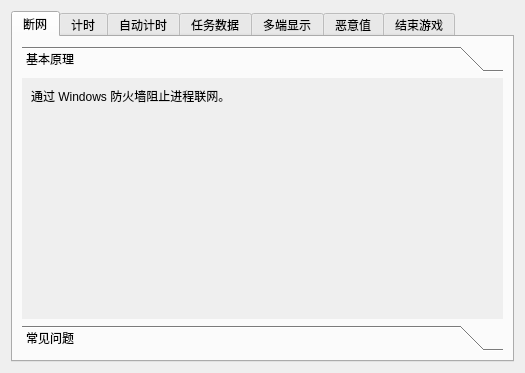
<?xml version="1.0" encoding="UTF-8"?>
<ui version="4.0">
 <class>DescriptionDialog</class>
 <widget class="QDialog" name="DescriptionDialog">
  <property name="geometry">
   <rect>
    <x>0</x>
    <y>0</y>
    <width>525</width>
    <height>373</height>
   </rect>
  </property>
  <property name="windowTitle">
   <string>工具说明</string>
  </property>
  <property name="windowIcon">
   <iconset resource="resource.qrc">
    <normaloff>:/image/ic_help.ico</normaloff>:/image/ic_help.ico</iconset>
  </property>
  <layout class="QVBoxLayout" name="verticalLayout">
   <item>
    <widget class="QTabWidget" name="tabWidget">
     <property name="currentIndex">
      <number>0</number>
     </property>
     <widget class="QWidget" name="tabFirewall">
      <attribute name="title">
       <string>断网</string>
      </attribute>
      <layout class="QVBoxLayout" name="_2">
       <item>
        <widget class="QToolBox" name="toolBox">
         <widget class="QWidget" name="page">
          <property name="geometry">
           <rect>
            <x>0</x>
            <y>0</y>
            <width>485</width>
            <height>250</height>
           </rect>
          </property>
          <attribute name="label">
           <string>基本原理</string>
          </attribute>
          <layout class="QVBoxLayout" name="verticalLayout_6">
           <item>
            <widget class="QLabel" name="label_2">
             <property name="text">
              <string>通过 Windows 防火墙阻止进程联网。</string>
             </property>
             <property name="wordWrap">
              <bool>true</bool>
             </property>
            </widget>
           </item>
           <item>
            <spacer name="verticalSpacer">
             <property name="orientation">
              <enum>Qt::Vertical</enum>
             </property>
             <property name="sizeHint" stdset="0">
              <size>
               <width>20</width>
               <height>40</height>
              </size>
             </property>
            </spacer>
           </item>
          </layout>
         </widget>
         <widget class="QWidget" name="page_2">
          <property name="geometry">
           <rect>
            <x>0</x>
            <y>0</y>
            <width>485</width>
            <height>250</height>
           </rect>
          </property>
          <attribute name="label">
           <string>常见问题</string>
          </attribute>
          <layout class="QVBoxLayout" name="verticalLayout_4">
           <item>
            <widget class="QLabel" name="label">
             <property name="text">
              <string>1. 启动/停止热键能否相同？
答：可以相同。

2. 使用加速器的情况下如何设置防火墙断网范围？
答：请见“设置-断网”页面下方说明。

3. 防火墙启动后，发生了电脑死机/工具闪退/工具被强制杀死等情况，发现无法联网怎么办？
答：手动打开 Windows 防火墙页面，删除所有名称为“AutoFirewall”的规则。</string>
             </property>
             <property name="wordWrap">
              <bool>true</bool>
             </property>
            </widget>
           </item>
           <item>
            <spacer name="verticalSpacer_5">
             <property name="orientation">
              <enum>Qt::Vertical</enum>
             </property>
             <property name="sizeHint" stdset="0">
              <size>
               <width>20</width>
               <height>40</height>
              </size>
             </property>
            </spacer>
           </item>
          </layout>
         </widget>
        </widget>
       </item>
      </layout>
     </widget>
     <widget class="QWidget" name="tabTimer">
      <attribute name="title">
       <string>计时</string>
      </attribute>
      <layout class="QVBoxLayout" name="_4">
       <item>
        <widget class="QToolBox" name="toolBox_3">
         <widget class="QWidget" name="page_6">
          <property name="geometry">
           <rect>
            <x>0</x>
            <y>0</y>
            <width>485</width>
            <height>221</height>
           </rect>
          </property>
          <attribute name="label">
           <string>计时基本原理</string>
          </attribute>
          <layout class="QVBoxLayout" name="verticalLayout_11">
           <item>
            <widget class="QLabel" name="label_6">
             <property name="text">
              <string>启动时记录当前时间，每隔一个“刷新间隔”便会计算当前时间与开始时间的差值，差值即为计时时间。</string>
             </property>
             <property name="wordWrap">
              <bool>true</bool>
             </property>
            </widget>
           </item>
           <item>
            <spacer name="verticalSpacer_9">
             <property name="orientation">
              <enum>Qt::Vertical</enum>
             </property>
             <property name="sizeHint" stdset="0">
              <size>
               <width>20</width>
               <height>40</height>
              </size>
             </property>
            </spacer>
           </item>
          </layout>
         </widget>
         <widget class="QWidget" name="page_7">
          <property name="geometry">
           <rect>
            <x>0</x>
            <y>0</y>
            <width>98</width>
            <height>199</height>
           </rect>
          </property>
          <attribute name="label">
           <string>停止归零策略基本原理</string>
          </attribute>
          <layout class="QVBoxLayout" name="verticalLayout_12">
           <item>
            <widget class="QLabel" name="label_10">
             <property name="text">
              <string>使用状态机实现，状态机维护了当前计时器的状态。指定不同的停止归零策略代表连通/断开状态机的部分有向边。</string>
             </property>
             <property name="wordWrap">
              <bool>true</bool>
             </property>
            </widget>
           </item>
           <item>
            <spacer name="verticalSpacer_8">
             <property name="orientation">
              <enum>Qt::Vertical</enum>
             </property>
             <property name="sizeHint" stdset="0">
              <size>
               <width>20</width>
               <height>40</height>
              </size>
             </property>
            </spacer>
           </item>
          </layout>
         </widget>
         <widget class="QWidget" name="page_8">
          <property name="geometry">
           <rect>
            <x>0</x>
            <y>0</y>
            <width>98</width>
            <height>289</height>
           </rect>
          </property>
          <attribute name="label">
           <string>常见问题</string>
          </attribute>
          <layout class="QVBoxLayout" name="verticalLayout_13">
           <item>
            <widget class="QLabel" name="label_7">
             <property name="text">
              <string>1. 启动/停止计时的热键能否相同？
答：可以。

2. 为什么启动/停止计时的热键可以相同，而暂停/恢复的热键不能与前两者相同？
答：若相同，则不能表示想要完成的动作。</string>
             </property>
             <property name="wordWrap">
              <bool>true</bool>
             </property>
            </widget>
           </item>
           <item>
            <spacer name="verticalSpacer_3">
             <property name="orientation">
              <enum>Qt::Vertical</enum>
             </property>
             <property name="sizeHint" stdset="0">
              <size>
               <width>20</width>
               <height>40</height>
              </size>
             </property>
            </spacer>
           </item>
          </layout>
         </widget>
        </widget>
       </item>
      </layout>
     </widget>
     <widget class="QWidget" name="tab">
      <attribute name="title">
       <string>自动计时</string>
      </attribute>
      <layout class="QVBoxLayout" name="verticalLayout_2">
       <item>
        <widget class="QToolBox" name="toolBox_5">
         <property name="currentIndex">
          <number>0</number>
         </property>
         <widget class="QWidget" name="page_11">
          <property name="geometry">
           <rect>
            <x>0</x>
            <y>0</y>
            <width>485</width>
            <height>221</height>
           </rect>
          </property>
          <attribute name="label">
           <string>基本原理</string>
          </attribute>
          <layout class="QVBoxLayout" name="verticalLayout_7">
           <item>
            <widget class="QLabel" name="label_11">
             <property name="text">
              <string>在任务中，游戏只会记录开始时间和结束时间，因此自动计时功能在检测到任务开始后实时显示秒数是工具自行实现的，游戏内并没有实时的时间。

为了减小误差，当游戏中暂停计时时，工具会读取游戏的内存，使用游戏内的时间来校正工具自动计时的时间。</string>
             </property>
             <property name="wordWrap">
              <bool>true</bool>
             </property>
            </widget>
           </item>
           <item>
            <spacer name="verticalSpacer_11">
             <property name="orientation">
              <enum>Qt::Vertical</enum>
             </property>
             <property name="sizeHint" stdset="0">
              <size>
               <width>20</width>
               <height>40</height>
              </size>
             </property>
            </spacer>
           </item>
          </layout>
         </widget>
         <widget class="QWidget" name="page_16">
          <property name="geometry">
           <rect>
            <x>0</x>
            <y>0</y>
            <width>98</width>
            <height>323</height>
           </rect>
          </property>
          <attribute name="label">
           <string>注意事项</string>
          </attribute>
          <layout class="QVBoxLayout" name="verticalLayout_19">
           <item>
            <widget class="QLabel" name="label_16">
             <property name="text">
              <string>由于每次大更新后，GTA5 进程的内存布局可能会发生变化，因此在大更新后，此功能可能会失效，请及时更新最新版本。</string>
             </property>
             <property name="wordWrap">
              <bool>true</bool>
             </property>
            </widget>
           </item>
           <item>
            <spacer name="verticalSpacer_16">
             <property name="orientation">
              <enum>Qt::Vertical</enum>
             </property>
             <property name="sizeHint" stdset="0">
              <size>
               <width>20</width>
               <height>164</height>
              </size>
             </property>
            </spacer>
           </item>
          </layout>
         </widget>
         <widget class="QWidget" name="page_12">
          <property name="geometry">
           <rect>
            <x>0</x>
            <y>0</y>
            <width>98</width>
            <height>544</height>
           </rect>
          </property>
          <attribute name="label">
           <string>常见问题</string>
          </attribute>
          <layout class="QVBoxLayout" name="verticalLayout_14">
           <item>
            <widget class="QLabel" name="label_12">
             <property name="text">
              <string>1. 为什么一定要在任务开始前计时呢？
答：由于游戏是从 R 星服务器获取的当前时间，而经过测试发现，R 星服务器的时间与标准的 UTC+3 时间差了大约一分半，因此工具没有办法获取到带有相同误差的当前时间。此外，由于自动计时实现复杂，实现此功能工作量大，因此只能在任务开始时计时。

2. 是否要在每次任务结束后重启自动计时呢？
答：不需要。它会自动识别下一个任务的时间。</string>
             </property>
             <property name="wordWrap">
              <bool>true</bool>
             </property>
            </widget>
           </item>
           <item>
            <spacer name="verticalSpacer_12">
             <property name="orientation">
              <enum>Qt::Vertical</enum>
             </property>
             <property name="sizeHint" stdset="0">
              <size>
               <width>20</width>
               <height>40</height>
              </size>
             </property>
            </spacer>
           </item>
          </layout>
         </widget>
        </widget>
       </item>
      </layout>
     </widget>
     <widget class="QWidget" name="tabHeadshot">
      <attribute name="title">
       <string>任务数据</string>
      </attribute>
      <layout class="QVBoxLayout" name="_3">
       <item>
        <widget class="QToolBox" name="toolBox_2">
         <widget class="QWidget" name="page_3">
          <property name="geometry">
           <rect>
            <x>0</x>
            <y>0</y>
            <width>485</width>
            <height>221</height>
           </rect>
          </property>
          <attribute name="label">
           <string>基本原理</string>
          </attribute>
          <layout class="QVBoxLayout" name="verticalLayout_8">
           <item>
            <widget class="QLabel" name="label_3">
             <property name="text">
              <string>GTA5 进程内存储了任务中的部分数据，因此只需读取 GTA5 进程的内存即可得到相关数据。

由于不同任务达成精英的条件不同，因此工具可以根据当前的任务来选择显示的数据。</string>
             </property>
             <property name="wordWrap">
              <bool>true</bool>
             </property>
            </widget>
           </item>
           <item>
            <spacer name="verticalSpacer_7">
             <property name="orientation">
              <enum>Qt::Vertical</enum>
             </property>
             <property name="sizeHint" stdset="0">
              <size>
               <width>20</width>
               <height>40</height>
              </size>
             </property>
            </spacer>
           </item>
          </layout>
         </widget>
         <widget class="QWidget" name="page_4">
          <property name="geometry">
           <rect>
            <x>0</x>
            <y>0</y>
            <width>98</width>
            <height>199</height>
           </rect>
          </property>
          <attribute name="label">
           <string>注意事项</string>
          </attribute>
          <layout class="QVBoxLayout" name="verticalLayout_9">
           <item>
            <widget class="QLabel" name="label_4">
             <property name="text">
              <string>由于每次大更新后，GTA5 进程的内存布局可能会发生变化，因此在大更新后，此功能可能会失效，请及时更新最新版本。</string>
             </property>
             <property name="wordWrap">
              <bool>true</bool>
             </property>
            </widget>
           </item>
           <item>
            <spacer name="verticalSpacer_6">
             <property name="orientation">
              <enum>Qt::Vertical</enum>
             </property>
             <property name="sizeHint" stdset="0">
              <size>
               <width>20</width>
               <height>40</height>
              </size>
             </property>
            </spacer>
           </item>
          </layout>
         </widget>
         <widget class="QWidget" name="page_5">
          <property name="geometry">
           <rect>
            <x>0</x>
            <y>0</y>
            <width>98</width>
            <height>514</height>
           </rect>
          </property>
          <attribute name="label">
           <string>常见问题</string>
          </attribute>
          <layout class="QVBoxLayout" name="verticalLayout_10">
           <item>
            <widget class="QLabel" name="label_5">
             <property name="text">
              <string>1. 每次结束任务后是否需要重启数据监视？
答：不需要。数据监视功能每隔一个“刷新间隔”便会去读取内存的数据，当重新开始任务后，会自动显示最新数据。

2. 为什么在某些情况下数据会出现奇怪的值？
答：一般这种情况发生在任务还没正式开始前或者是正式结束后，在这时，原来存放数据的那部分内存空间会被存放其他数据，因此，显示的数据没有意义。</string>
             </property>
             <property name="wordWrap">
              <bool>true</bool>
             </property>
            </widget>
           </item>
           <item>
            <spacer name="verticalSpacer_2">
             <property name="orientation">
              <enum>Qt::Vertical</enum>
             </property>
             <property name="sizeHint" stdset="0">
              <size>
               <width>20</width>
               <height>40</height>
              </size>
             </property>
            </spacer>
           </item>
          </layout>
         </widget>
        </widget>
       </item>
      </layout>
     </widget>
     <widget class="QWidget" name="tabServer">
      <attribute name="title">
       <string>多端显示</string>
      </attribute>
      <layout class="QVBoxLayout" name="_5">
       <item>
        <widget class="QToolBox" name="toolBox_4">
         <widget class="QWidget" name="page_9">
          <property name="geometry">
           <rect>
            <x>0</x>
            <y>0</y>
            <width>485</width>
            <height>250</height>
           </rect>
          </property>
          <attribute name="label">
           <string>基本原理</string>
          </attribute>
          <layout class="QVBoxLayout" name="verticalLayout_3">
           <item>
            <widget class="QLabel" name="label_8">
             <property name="text">
              <string>在本机启动了一个 HTTP 服务器，通过 WebSocket 实时向其他终端传输最新数据。您可以通过浏览器或其他方式来显示数据。</string>
             </property>
             <property name="wordWrap">
              <bool>true</bool>
             </property>
            </widget>
           </item>
           <item>
            <spacer name="verticalSpacer_10">
             <property name="orientation">
              <enum>Qt::Vertical</enum>
             </property>
             <property name="sizeHint" stdset="0">
              <size>
               <width>20</width>
               <height>40</height>
              </size>
             </property>
            </spacer>
           </item>
          </layout>
         </widget>
         <widget class="QWidget" name="page_10">
          <property name="geometry">
           <rect>
            <x>0</x>
            <y>0</y>
            <width>98</width>
            <height>730</height>
           </rect>
          </property>
          <attribute name="label">
           <string>常见问题</string>
          </attribute>
          <layout class="QVBoxLayout" name="verticalLayout_5">
           <item>
            <widget class="QLabel" name="label_9">
             <property name="text">
              <string>1. 队友能否不开启本软件，通过网络直接访问本机（本工具）数据？
答：理论上可以，但不推荐。若您的计算机处于内网环境，您可以在路由器上配置端口映射，让队友使用公网 IP 和设定的端口访问本机。但不建议这样做，因为网络传输有一定的延迟，本地最新的数据传输到队友端可能需要一段时间，队友体验不佳。此外，这样做还可能会带来安全风险。

2. 不喜欢默认的网页显示布局，能否自行编写浏览器前端页面/客户端来显示数据？
答：可以。您可以开启自己的 WebSocket 客户端，用来接收实时数据，然后通过自己喜欢的方式显示数据。</string>
             </property>
             <property name="wordWrap">
              <bool>true</bool>
             </property>
            </widget>
           </item>
           <item>
            <spacer name="verticalSpacer_4">
             <property name="orientation">
              <enum>Qt::Vertical</enum>
             </property>
             <property name="sizeHint" stdset="0">
              <size>
               <width>20</width>
               <height>61</height>
              </size>
             </property>
            </spacer>
           </item>
          </layout>
         </widget>
        </widget>
       </item>
      </layout>
     </widget>
     <widget class="QWidget" name="tab_2">
      <attribute name="title">
       <string>恶意值</string>
      </attribute>
      <layout class="QVBoxLayout" name="verticalLayout_17">
       <item>
        <widget class="QToolBox" name="toolBox_6">
         <widget class="QWidget" name="page_13">
          <property name="geometry">
           <rect>
            <x>0</x>
            <y>0</y>
            <width>485</width>
            <height>221</height>
           </rect>
          </property>
          <attribute name="label">
           <string>基本原理</string>
          </attribute>
          <layout class="QVBoxLayout" name="verticalLayout_15">
           <item>
            <widget class="QLabel" name="label_13">
             <property name="text">
              <string>游戏内有一个存储恶意值的单浮点变量，只需要获取该变量的值，即可得知恶意值。</string>
             </property>
             <property name="wordWrap">
              <bool>true</bool>
             </property>
            </widget>
           </item>
           <item>
            <spacer name="verticalSpacer_13">
             <property name="orientation">
              <enum>Qt::Vertical</enum>
             </property>
             <property name="sizeHint" stdset="0">
              <size>
               <width>20</width>
               <height>40</height>
              </size>
             </property>
            </spacer>
           </item>
          </layout>
         </widget>
         <widget class="QWidget" name="page_15">
          <property name="geometry">
           <rect>
            <x>0</x>
            <y>0</y>
            <width>98</width>
            <height>199</height>
           </rect>
          </property>
          <attribute name="label">
           <string>注意事项</string>
          </attribute>
          <layout class="QVBoxLayout" name="verticalLayout_18">
           <item>
            <widget class="QLabel" name="label_15">
             <property name="text">
              <string>由于每次大更新后，GTA5 进程的内存布局可能会发生变化，因此在大更新后，此功能可能会失效，请及时更新最新版本。</string>
             </property>
             <property name="wordWrap">
              <bool>true</bool>
             </property>
            </widget>
           </item>
           <item>
            <spacer name="verticalSpacer_15">
             <property name="orientation">
              <enum>Qt::Vertical</enum>
             </property>
             <property name="sizeHint" stdset="0">
              <size>
               <width>20</width>
               <height>40</height>
              </size>
             </property>
            </spacer>
           </item>
          </layout>
         </widget>
         <widget class="QWidget" name="page_14">
          <property name="geometry">
           <rect>
            <x>0</x>
            <y>0</y>
            <width>98</width>
            <height>229</height>
           </rect>
          </property>
          <attribute name="label">
           <string>常见问题</string>
          </attribute>
          <layout class="QVBoxLayout" name="verticalLayout_16">
           <item>
            <widget class="QLabel" name="label_14">
             <property name="text">
              <string>1. 为什么恶意值不能实时更新？
答：由于实时更新会浪费计算机性能，并且对于恶意值的需求也不是实时的，因此用户手动刷新恶意值即可。</string>
             </property>
             <property name="wordWrap">
              <bool>true</bool>
             </property>
            </widget>
           </item>
           <item>
            <spacer name="verticalSpacer_14">
             <property name="orientation">
              <enum>Qt::Vertical</enum>
             </property>
             <property name="sizeHint" stdset="0">
              <size>
               <width>20</width>
               <height>40</height>
              </size>
             </property>
            </spacer>
           </item>
          </layout>
         </widget>
        </widget>
       </item>
      </layout>
     </widget>
     <widget class="QWidget" name="tab_3">
      <attribute name="title">
       <string>结束游戏</string>
      </attribute>
      <layout class="QVBoxLayout" name="verticalLayout_22">
       <item>
        <widget class="QToolBox" name="toolBox_7">
         <widget class="QWidget" name="page_17">
          <property name="geometry">
           <rect>
            <x>0</x>
            <y>0</y>
            <width>485</width>
            <height>250</height>
           </rect>
          </property>
          <attribute name="label">
           <string>基本原理</string>
          </attribute>
          <layout class="QVBoxLayout" name="verticalLayout_20">
           <item>
            <widget class="QLabel" name="label_17">
             <property name="text">
              <string>调用系统 API TerminateProcess 或 taskkill 命令来结束 GTA5 进程。</string>
             </property>
             <property name="wordWrap">
              <bool>true</bool>
             </property>
            </widget>
           </item>
           <item>
            <spacer name="verticalSpacer_17">
             <property name="orientation">
              <enum>Qt::Vertical</enum>
             </property>
             <property name="sizeHint" stdset="0">
              <size>
               <width>20</width>
               <height>40</height>
              </size>
             </property>
            </spacer>
           </item>
          </layout>
         </widget>
         <widget class="QWidget" name="page_18">
          <property name="geometry">
           <rect>
            <x>0</x>
            <y>0</y>
            <width>98</width>
            <height>124</height>
           </rect>
          </property>
          <attribute name="label">
           <string>注意事项</string>
          </attribute>
          <layout class="QVBoxLayout" name="verticalLayout_21">
           <item>
            <widget class="QLabel" name="label_18">
             <property name="text">
              <string>请在使用该功能前先测试一下是否能成功结束游戏。</string>
             </property>
             <property name="wordWrap">
              <bool>true</bool>
             </property>
            </widget>
           </item>
           <item>
            <spacer name="verticalSpacer_18">
             <property name="orientation">
              <enum>Qt::Vertical</enum>
             </property>
             <property name="sizeHint" stdset="0">
              <size>
               <width>20</width>
               <height>40</height>
              </size>
             </property>
            </spacer>
           </item>
          </layout>
         </widget>
        </widget>
       </item>
      </layout>
     </widget>
    </widget>
   </item>
  </layout>
 </widget>
 <resources>
  <include location="resource.qrc"/>
 </resources>
 <connections/>
</ui>
